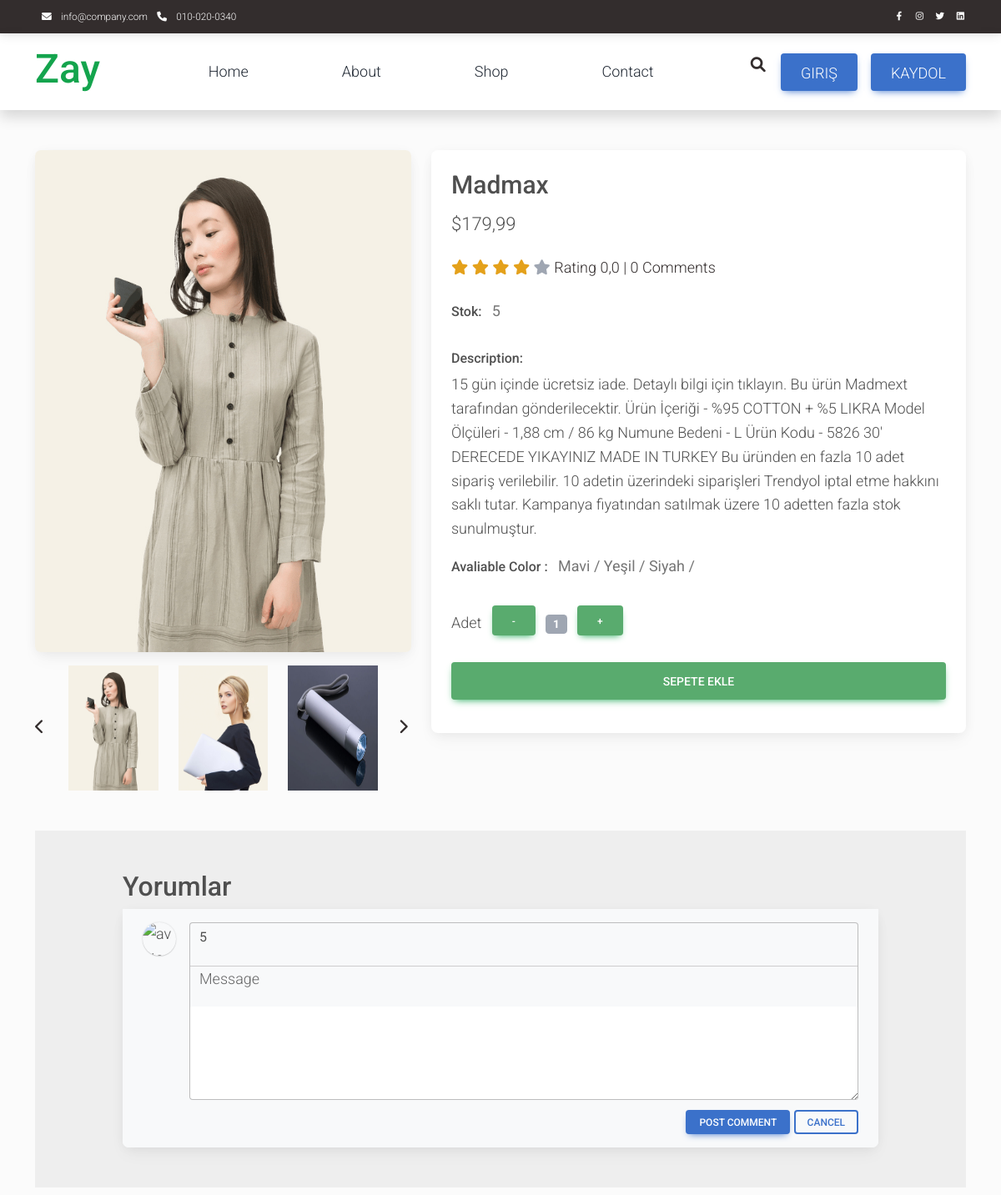
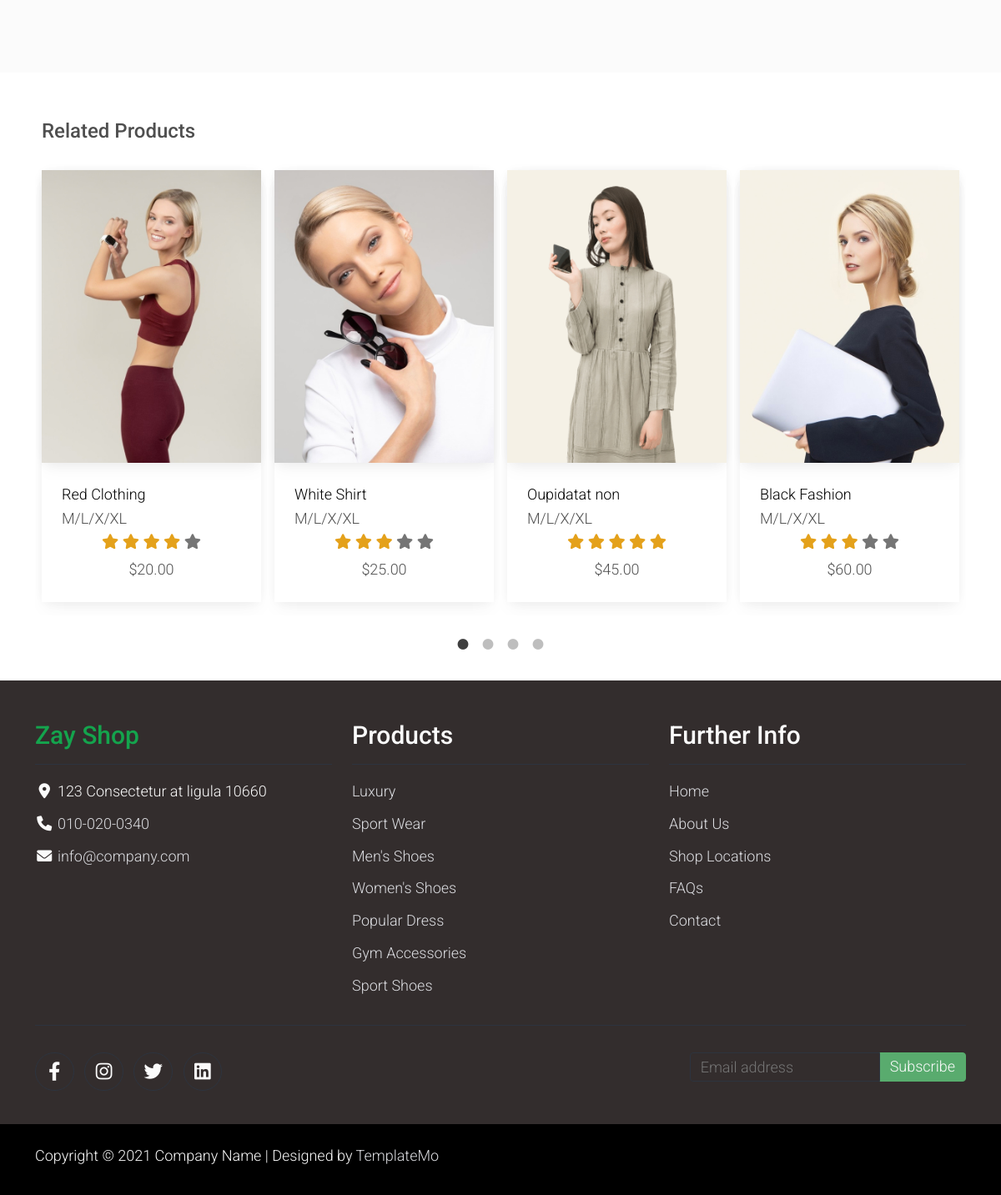
/Detail/1/, run on the app's committed database (2 pictures, top to bottom).
### appMy/models.py (models this page shows, shortened)
class ProductImage(models.Model):
   product = models.ForeignKey(Product, verbose_name=("Ürün"), on_delete=models.CASCADE)
   image = models.ImageField(("Ürün Resmi"), upload_to='product',  max_length=200)

class Product(models.Model):
   user = models.ForeignKey(User, verbose_name=("Kullanıcı"), on_delete=models.CASCADE)
   title = models.CharField(("Başlık"), max_length=50)
   text = models.TextField(("Açıklama"))
   price = models.FloatField(("Fiyat"))
   stok = models.IntegerField(("Stok"))
   colors = models.ManyToManyField(ProductColor, verbose_name=("Ürün Renkleri"))
   stars = models.FloatField(("Ürün Puanı"), default=0)
   date_now = models.DateTimeField(("Tarih - Saat"), auto_now_add=True)

class ProductColor(models.Model):
   title = models.CharField(("Renk"), max_length=50)

### appMy/views.py (the view, shortened to what this page needs)
# urls.py: path('Detail/<id>/', Detail, name='Detail'),
def Detail(request, id):
   product = Product.objects.get(id=id)
   product_img = ProductImage.objects.filter(product=product)
   comments = Comment.objects.filter(product=product)
   context = {
      "product":product,
      "product_img": product_img,
      "comments": comments,
   }
   return render(request, 'shop-single.html', context)

### appUser/context_processors.py (called while the page is built)
def basketsLength(request):
   if request.user.is_authenticated:
      baskets = Basket.objects.filter(user=request.user)
   else:
      baskets = []
   return {"basketsLength":len(baskets)}

### appMy/templates/shop-single.html (shortened to what this page needs)
{% extends 'base.html' %}
{% load static %}
{% block css %}
    <link rel="stylesheet" type="text/css" href="{% static 'css/slick.min.css' %}">
    <link rel="stylesheet" type="text/css" href="{% static 'css/slick-theme.css' %}">
{% endblock css %}
{% block body %}
    <section class="bg-light">
        <div class="container pb-5">
            <div class="row">
                <div class="col-lg-5 mt-5">
                    <div class="card mb-3">
                        <img class="card-img img-fluid" src="{{ product_img.first.image.url }}" alt="Card image cap" id="product-detail">
                    </div>
                    <div class="row">
                        <div class="col-1 align-self-center">
                            <a href="#multi-item-example" role="button" data-bs-slide="prev">
                                <i class="text-dark fas fa-chevron-left"></i>
                            </a>
                        </div>
                        <div id="multi-item-example" class="col-10 carousel slide carousel-multi-item" data-bs-ride="carousel">
                            <div class="carousel-inner product-links-wap" role="listbox">
                                <div class="carousel-item active">
                                    <div class="row">
                                        {% for i in product_img|slice:'0:3' %}
                                        <div class="col-4">
                                            <a href="#">
                                                <img class="card-img img-fluid" src="{{ i.image.url }}" style="height: 150px;" alt="Product Image 1">
                                            </a>
                                        </div>
                                        {% endfor %}
                                    </div>
                                </div>
                            </div>
                        </div>
                        <div class="col-1 align-self-center">
                            <a href="#multi-item-example" role="button" data-bs-slide="next">
                                <i class="text-dark fas fa-chevron-right"></i>
                            </a>
                        </div>
                    </div>
                </div>
                <div class="col-lg-7 mt-5">
                    <div class="card">
                        <div class="card-body">
                            <h1 class="h2">{{ product.title }}</h1>
                            <p class="h3 py-2">${{ product.price }}</p>
                            <p class="py-2">
                                <i class="fa fa-star text-warning"></i>
                                <i class="fa fa-star text-warning"></i>
                                <i class="fa fa-star text-warning"></i>
                                <i class="fa fa-star text-warning"></i>
                                <i class="fa fa-star text-secondary"></i>
                                <span class="list-inline-item text-dark">Rating {{ product.stars }} | {{ comments|length }} Comments</span>
                            </p>
                            <ul class="list-inline">
                                <li class="list-inline-item">
                                    <h6>Stok:</h6>
                                </li>
                                <li class="list-inline-item">
                                    <p class="text-muted"><strong>{{ product.stok }}</strong></p>
                                </li>
                            </ul>
                            <h6>Description:</h6>
                            <p>{{ product.text }}</p>
                            <ul class="list-inline">
                                <li class="list-inline-item">
                                    <h6>Avaliable Color :</h6>
                                </li>
                                <li class="list-inline-item">
                                    <p class="text-muted">
                                        {% for i in product.colors.all %}
                                        <strong>{{ i.title }} /</strong>
                                        {% endfor %}
                                    </p>
                                </li>
                            </ul>
                            <form method="POST">
                                <div class="row">
                                    <div class="col-auto">
                                        <ul class="list-inline pb-3">
                                            <li class="list-inline-item text-right">
                                                Adet
                                            </li>
                                            <li class="list-inline-item"><span class="btn btn-success" id="btn-minus">-</span></li>
                                            <li class="list-inline-item"><span class="badge bg-secondary" id="var-value">1</span></li>
                                            <li class="list-inline-item"><span class="btn btn-success" id="btn-plus">+</span></li>
                                        </ul>
                                    </div>
                                </div>
                                <div class="row pb-3">
                                    <div class="col d-grid">
                                        <button class="btn btn-success btn-lg"   {% if not request.user.is_authenticated %}type="button" data-mdb-toggle="modal" data-mdb-target="#modalsepet" {% else %} type="submit" {% endif %}  name="button" value="btn-shopadd">Sepete Ekle</button>
                                    </div>
                                </div>
                            </form>
                        </div>
                    </div>
                </div>
            </div>
            <section style="background-color: #eee;">
                <div class="container my-5 py-5">
                    <div class="row d-flex justify-content-center">
                        <div class="col-md-12 col-lg-10 col-xl-10">
                            <h2>Yorumlar</h2>
                            <div class="card">
                                <form method="POST" class="card-footer py-3 border-0" style="background-color: #f8f9fa;">
                                    <div class="d-flex flex-start w-100">
                                        <img class="rounded-circle shadow-1-strong me-3"
                                            src="https://mdbcdn.b-cdn.net/img/Photos/Avatars/img%20(19).webp" alt="avatar"
                                            width="40" height="40" />
                                        <div class="form-outline w-100">
                                            <select class="form-control" name="star" id="">
                                                <option value="5">5</option>
                                            </select>
                                            <hr>
                                            <textarea name="text" class="form-control mt-5" id="textAreaExample" rows="4"
                                                style="background: #fff;"></textarea>
                                            <label class="form-label mt-5" for="textAreaExample">Message</label>
                                        </div>
                                    </div>
                                    <div class="float-end mt-2 pt-1">
                                        <button name="button" value="btn-comment" type="submit" class="btn btn-primary btn-sm">Post comment</button>
                                        <button type="button" class="btn btn-outline-primary btn-sm">Cancel</button>
                                    </div>
                                </form>
                            </div>
                        </div>
                    </div>
                </div>
            </section>
        </div>
    </section>
    <section class="py-5">
        <div class="container">
            <div class="row text-left p-2 pb-3">
                <h4>Related Products</h4>
            </div>
            <div id="carousel-related-product">
                <div class="p-2 pb-3">
                    <div class="product-wap card rounded-0">
                        <div class="card rounded-0">
                            <img class="card-img rounded-0 img-fluid" src="{% static 'img/shop_08.jpg' %}">
                        </div>
                        <div class="card-body">
                            <a href="shop-single.html" class="h3 text-decoration-none">Red Clothing</a>
                            <ul class="w-100 list-unstyled d-flex justify-content-between mb-0">
                                <li>M/L/X/XL</li>
                            </ul>
                            <ul class="list-unstyled d-flex justify-content-center mb-1">
                                <li>
                                    <i class="text-warning fa fa-star"></i>
                                    <i class="text-warning fa fa-star"></i>
                                    <i class="text-warning fa fa-star"></i>
                                    <i class="text-warning fa fa-star"></i>
                                    <i class="text-muted fa fa-star"></i>
                                </li>
                            </ul>
                            <p class="text-center mb-0">$20.00</p>
                        </div>
                    </div>
                </div>
                <div class="p-2 pb-3">
                    <div class="product-wap card rounded-0">
                        <div class="card rounded-0">
                            <img class="card-img rounded-0 img-fluid" src="{% static 'img/shop_09.jpg' %}">
                        </div>
                        <div class="card-body">
                            <a href="shop-single.html" class="h3 text-decoration-none">White Shirt</a>
                            <ul class="w-100 list-unstyled d-flex justify-content-between mb-0">
                                <li>M/L/X/XL</li>
                            </ul>
                            <ul class="list-unstyled d-flex justify-content-center mb-1">
                                <li>
                                    <i class="text-warning fa fa-star"></i>
                                    <i class="text-warning fa fa-star"></i>
                                    <i class="text-warning fa fa-star"></i>
                                    <i class="text-muted fa fa-star"></i>
                                    <i class="text-muted fa fa-star"></i>
                                </li>
                            </ul>
                            <p class="text-center mb-0">$25.00</p>
                        </div>
                    </div>
                </div>
                <div class="p-2 pb-3">
                    <div class="product-wap card rounded-0">
                        <div class="card rounded-0">
                            <img class="card-img rounded-0 img-fluid" src="{% static 'img/shop_10.jpg' %}">
                        </div>
                        <div class="card-body">
                            <a href="shop-single.html" class="h3 text-decoration-none">Oupidatat non</a>
                            <ul class="w-100 list-unstyled d-flex justify-content-between mb-0">
                                <li>M/L/X/XL</li>
                            </ul>
                            <ul class="list-unstyled d-flex justify-content-center mb-1">
                                <li>
                                    <i class="text-warning fa fa-star"></i>
                                    <i class="text-warning fa fa-star"></i>
                                    <i class="text-warning fa fa-star"></i>
                                    <i class="text-warning fa fa-star"></i>
                                    <i class="text-warning fa fa-star"></i>
                                </li>
                            </ul>
                            <p class="text-center mb-0">$45.00</p>
                        </div>
                    </div>
                </div>
                <div class="p-2 pb-3">
                    <div class="product-wap card rounded-0">
                        <div class="card rounded-0">
                            <img class="card-img rounded-0 img-fluid" src="{% static 'img/shop_11.jpg' %}">
                        </div>
                        <div class="card-body">
                            <a href="shop-single.html" class="h3 text-decoration-none">Black Fashion</a>
                            <ul class="w-100 list-unstyled d-flex justify-content-between mb-0">
                                <li>M/L/X/XL</li>
                            </ul>
                            <ul class="list-unstyled d-flex justify-content-center mb-1">
                                <li>
                                    <i class="text-warning fa fa-star"></i>
                                    <i class="text-warning fa fa-star"></i>
                                    <i class="text-warning fa fa-star"></i>
                                    <i class="text-muted fa fa-star"></i>
                                    <i class="text-muted fa fa-star"></i>
                                </li>
                            </ul>
                            <p class="text-center mb-0">$60.00</p>
                        </div>
                    </div>
                </div>
            </div>
        </div>
    </section>
{% endblock body %}

### appMy/static/css/templatemo.css (style rules this page uses)
body, ul, li, p, a, label, input, div { font-family: 'Roboto', sans-serif; font-size: 18px !important; font-weight: 300 !important; }
.h2 { font-family: 'Roboto', sans-serif; font-size: 30px !important; font-weight: 300; }
.h3 { font-family: 'Roboto', sans-serif; font-size: 22px !important; }
.text-warning { color: #ede861 !important; }
.text-muted { color: #bcbcbc !important; }
.bg-light { background-color: #e9eef5 !important; }
.btn-success { background-color: #59ab6e !important; border-color: #56ae6c !important; }
.product-wap { box-shadow: 0px 5px 10px 0px rgba(0, 0, 0, 0.10); }
.card.product-wap a { color: #000; }
.form-control { border: 1px solid #e8e8e8; }

### data on the page
ProductImage: first.image (picture), image (picture)
ProductImage: image (picture)
ProductImage: image (picture)
Product: title "Madmax", price "179,99", stars "0,0", stok "5", text "15 gün içinde ücretsiz iade. Detaylı bilgi için tıklayın. Bu ürün Madmext tarafından gönderilecektir. Ürün İçeriği - %95 COTTON + %5 LIKRA Model Ölçüleri - 1,88 cm / 86 kg Numune Bedeni - L Ürün Kodu - 5826 30' DERECEDE YIKAYINIZ MADE IN TURKEY Bu üründen en fazla 10 adet sipariş verilebilir. 10 adetin üzerindeki siparişleri Trendyol iptal etme hakkını saklı tutar. Kampanya fiyatından satılmak üzere 10 adetten fazla stok sunulmuştur."
ProductColor: title "Mavi"
ProductColor: title "Yeşil"
ProductColor: title "Siyah"

### other printed values
{{ comments|length }} "0"
